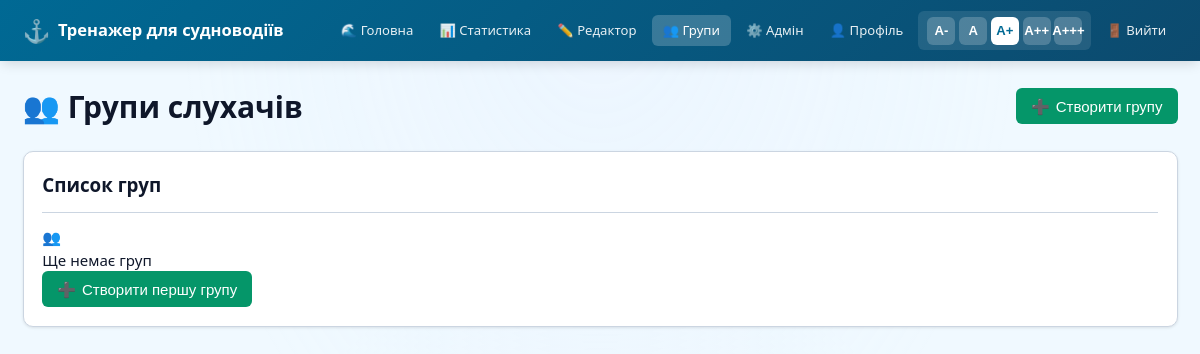
Before: /groups (signed in) with the older database file.
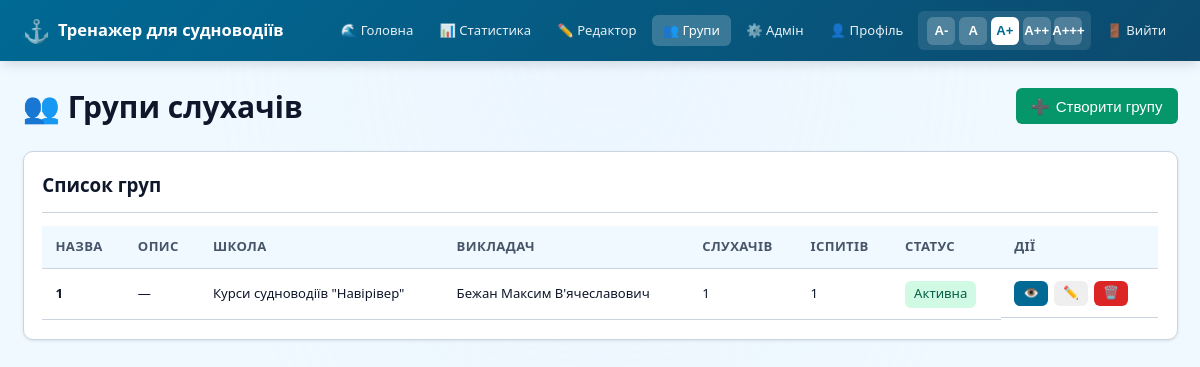
After: the same page with the newer database file.
### app/models.py (models this page shows, shortened)
class Group(db.Model):
    __tablename__ = 'groups'
    id = db.Column(db.Integer, primary_key=True)
    name = db.Column(db.String(100), nullable=False)
    description = db.Column(db.Text)
    school_id = db.Column(db.Integer, db.ForeignKey('schools.id'), nullable=False)
    teacher_id = db.Column(db.Integer, db.ForeignKey('users.id'), nullable=False)
    created_at = db.Column(db.DateTime, default=datetime.utcnow)
    is_active = db.Column(db.Boolean, default=True)
    school = db.relationship('School', backref='groups', lazy=True)
    teacher = db.relationship('User', backref='teacher_groups', lazy=True)
    students = db.relationship('User', secondary=group_students, backref='student_groups', lazy=True)
    exams = db.relationship('SchoolExam', backref='group', lazy=True, cascade='all, delete-orphan')
    def get_students_count(self):
        return len(self.students)

class School(db.Model):
    __tablename__ = 'schools'
    id = db.Column(db.Integer, primary_key=True)
    name = db.Column(db.String(200), nullable=False)
    address = db.Column(db.String(300))
    phone = db.Column(db.String(20))
    email = db.Column(db.String(120))
    logo_url = db.Column(db.String(500))
    created_at = db.Column(db.DateTime, default=datetime.utcnow)
    is_active = db.Column(db.Boolean, default=True)
    users = db.relationship('User', backref='school', lazy=True)

class User(UserMixin, db.Model):
    __tablename__ = 'users'
    id = db.Column(db.Integer, primary_key=True)
    username = db.Column(db.String(80), unique=True, nullable=False)
    password_hash = db.Column(db.String(128), nullable=False)
    last_name = db.Column(db.String(100))  # Прізвище
    first_name = db.Column(db.String(100))  # Ім'я
    middle_name = db.Column(db.String(100))  # По батькові
    phone = db.Column(db.String(20))  # Номер телефону
    email = db.Column(db.String(120))  # Електронна пошта
    avatar_url = db.Column(db.String(500))  # URL аватара
    role = db.Column(db.String(20), default='student')  # system_admin, school_admin, teacher, student
    school_id = db.Column(db.Integer, db.ForeignKey('schools.id'), nullable=True)
    teacher_id = db.Column(db.Integer, db.ForeignKey('users.id'), nullable=True)  # Для слухачів - їх викладач
    is_active = db.Column(db.Boolean, default=True)
    account_created_at = db.Column(db.DateTime, default=datetime.utcnow)
    account_expires_at = db.Column(db.DateTime)  # Термін дії аккаунта
    first_login_at = db.Column(db.DateTime)  # Перший вхід (для активації)
    data_processing_consent = db.Column(db.Boolean, default=False)
    consent_date = db.Column(db.DateTime)
    must_change_password = db.Column(db.Boolean, default=False)
    last_login = db.Column(db.DateTime)
    login_count = db.Column(db.Integer, default=0)
    test_sessions = db.relationship('TestSession', backref='user', lazy=True, cascade='all, delete-orphan')
    def can_access_admin(self):
        return self.role in ['system_admin', 'school_admin']
    def can_edit_questions(self):
        return self.role in ['system_admin', 'school_admin', 'teacher']
    def get_full_name(self):
        parts = [self.last_name, self.first_name, self.middle_name]
        return ' '.join(filter(None, parts)) or self.username
    def get_role_display(self):
        roles = {
            'system_admin': 'Системний адміністратор',
            'school_admin': 'Адміністратор школи',
            'teacher': 'Викладач',
            'student': 'Слухач'
        }
        return roles.get(self.role, self.role)
    def is_account_expired(self):
        if self.account_expires_at:
            return datetime.utcnow() > self.account_expires_at
        return False

### app/routes.py (the view)
@main_bp.route('/groups')
@login_required
@admin_required
def groups_list():
    if current_user.role == 'system_admin':
        groups = Group.query.order_by(Group.created_at.desc()).all()
        schools = School.query.all()
    elif current_user.role == 'school_admin':
        groups = Group.query.filter_by(school_id=current_user.school_id).order_by(Group.created_at.desc()).all()
        schools = School.query.filter_by(id=current_user.school_id).all()
    else:  # teacher
        groups = Group.query.filter_by(teacher_id=current_user.id).order_by(Group.created_at.desc()).all()
        schools = []
    if current_user.role == 'system_admin':
        teachers = User.query.filter(User.role.in_(['teacher', 'school_admin'])).all()
    elif current_user.role == 'school_admin':
        teachers = User.query.filter_by(school_id=current_user.school_id).filter(User.role.in_(['teacher', 'school_admin'])).all()
    else:
        teachers = [current_user]
    if current_user.role == 'system_admin':
        students = User.query.filter_by(role='student').all()
    elif current_user.role == 'school_admin':
        students = User.query.filter_by(role='student', school_id=current_user.school_id).all()
    else:
        students = User.query.filter_by(role='student', teacher_id=current_user.id).all()
    return render_template('groups.html', groups=groups, teachers=teachers, students=students, schools=schools)

### app/auth.py (called while the page is built)
@login_manager.user_loader
def load_user(user_id):
    user = User.query.get(int(user_id))
    if user and user.is_account_expired():
        user.is_active = False
        db.session.commit()
    return user

def role_required(*roles):
    def decorator(f):
        @wraps(f)
        def decorated_function(*args, **kwargs):
            if not current_user.is_authenticated:
                return redirect(url_for('main.login', next=request.url))
            if current_user.role not in roles:
                flash('У вас немає доступу до цієї сторінки', 'danger')
                return redirect(url_for('main.dashboard'))
            return f(*args, **kwargs)
        return decorated_function
    return decorator

### app/templates/groups.html (shortened to what this page needs)
{% extends "base.html" %}
{% block content %}
<div class="fade-in">
    <div style="display: flex; justify-content: space-between; align-items: center; margin-bottom: 1.5rem;">
        <h1>👥 Групи слухачів</h1>
        <button class="btn btn-success" onclick="openModal('add-group-modal')">
            <span>➕</span> Створити групу
        </button>
    </div>
    <div class="card">
        <div class="card-header">
            <h2 class="card-title">Список груп</h2>
        </div>
        {% if groups %}
        <div class="table-container">
            <table class="table">
                <thead>
                    <tr>
                        <th>Назва</th>
                        <th>Опис</th>
                        {% if current_user.role == 'system_admin' %}
                        <th>Школа</th>
                        {% endif %}
                        <th>Викладач</th>
                        <th>Слухачів</th>
                        <th>Іспитів</th>
                        <th>Статус</th>
                        <th>Дії</th>
                    </tr>
                </thead>
                <tbody>
                    {% for group in groups %}
                    <tr>
                        <td><strong>{{ group.name }}</strong></td>
                        <td>{{ group.description or '—' }}</td>
                        {% if current_user.role == 'system_admin' %}
                        <td>{{ group.school.name if group.school else '—' }}</td>
                        {% endif %}
                        <td>{{ group.teacher.get_full_name() or group.teacher.username }}</td>
                        <td>{{ group.get_students_count() }}</td>
                        <td>{{ group.exams|length }}</td>
                        <td>
                            {% if group.is_active %}
                                <span class="badge badge-success">Активна</span>
                            {% else %}
                                <span class="badge badge-secondary">Неактивна</span>
                            {% endif %}
                        </td>
                        <td class="actions">
                            <a href="{{ url_for('main.group_detail', group_id=group.id) }}" class="btn btn-primary btn-xs" title="Деталі">
                                👁️
                            </a>
                            <button class="btn btn-info btn-xs" onclick="openEditGroupModal({{ group.id }}, '{{ group.name }}', '{{ group.description or '' }}', {{ group.teacher_id }}, {{ group.school_id if group.school_id else 'null' }})" title="Редагувати">
                                ✏️
                            </button>
                            <form method="POST" action="{{ url_for('main.delete_group', group_id=group.id) }}"
                                  style="display: inline;"
                                  onsubmit="return confirm('ВИДАЛИТИ групу &quot;{{ group.name }}&quot;?')">
                                <button type="submit" class="btn btn-danger btn-xs" title="Видалити">
                                    🗑️
                                </button>
                            </form>
                        </td>
                    </tr>
                    {% endfor %}
                </tbody>
            </table>
        </div>
        {% else %}
        <div class="empty-state">
            <div class="empty-state-icon">👥</div>
            <p>Ще немає груп</p>
            <button class="btn btn-success" onclick="openModal('add-group-modal')">
                <span>➕</span> Створити першу групу
            </button>
        </div>
        {% endif %}
    </div>
</div>
{% endblock %}

Changed rows visible on the page:
added Group: name "1", description "—", school "Курси судноводіїв \"Навірівер\"", teacher "Бежан Максим В'ячеславович", get_students_count "1", exams|length "1", is_active "Активна"
Other visible differences:
text no longer shown: "👥 Ще немає груп ➕ Створити першу групу"
text now shown: "НАЗВА ОПИС ШКОЛА ВИКЛАДАЧ СЛУХАЧІВ ІСПИТІВ СТАТУС ДІЇ"
